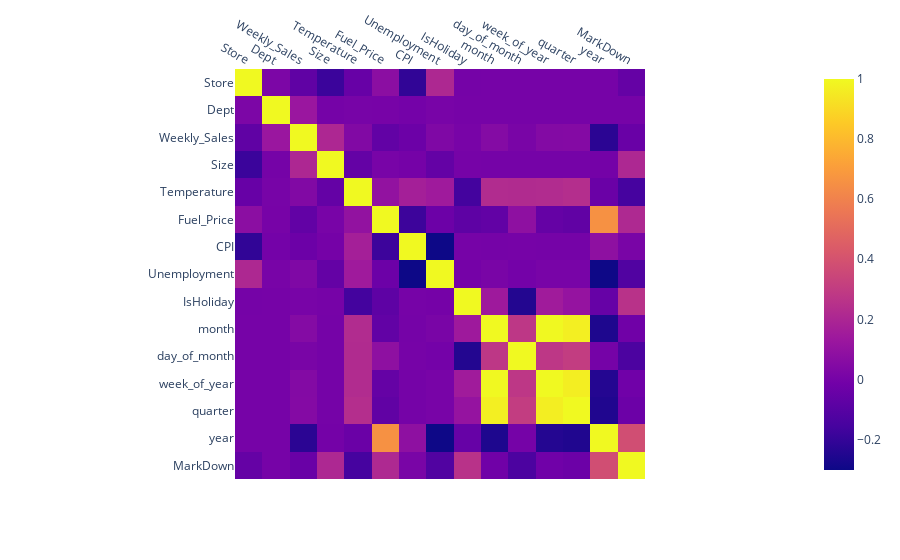

The code cell stored with this chart in its notebook:
### Code cell
corr_df = data[numeric_columns].corr(method="pearson")

fig = px.imshow(
    corr_df.values,
    x=numeric_columns,
    y=numeric_columns,
)
fig.update_xaxes(side="top")
fig.show()

### Figure 1 — Plotly figure (JSON) as saved in the notebook; plotly's stock layout.template omitted (floating-point values rounded to 4 significant figures; data arrays with more than 128 entries replaced by an {"elided": "..."} marker saying what was removed)
{"data": [{"coloraxis": "coloraxis", "hovertemplate": "x: %{x}<br>y: %{y}<br>color: %{z}<extra></extra>", "name": "0", "type": "heatmap", "x": ["Store", "Dept", "Weekly_Sales", "Size", "Temperature", "Fuel_Price", "CPI", "Unemployment", "IsHoliday", "month", "day_of_month", "week_of_year", "quarter", "year", "MarkDown"], "xaxis": "x", "y": ["Store", "Dept", "Weekly_Sales", "Size", "Temperature", "Fuel_Price", "CPI", "Unemployment", "IsHoliday", "month", "day_of_month", "week_of_year", "quarter", "year", "MarkDown"], "yaxis": "y", "z": {"elided": "15x15 float values"}}], "layout": {"coloraxis": {"colorscale": [[0, "#0d0887"], [0.1111, "#46039f"], [0.2222, "#7201a8"], [0.3333, "#9c179e"], [0.4444, "#bd3786"], [0.5556, "#d8576b"], [0.6667, "#ed7953"], [0.7778, "#fb9f3a"], [0.8889, "#fdca26"], [1, "#f0f921"]]}, "margin": {"t": 60}, "xaxis": {"anchor": "y", "constrain": "domain", "domain": [0, 1], "scaleanchor": "y", "side": "top"}, "yaxis": {"anchor": "x", "autorange": "reversed", "constrain": "domain", "domain": [0, 1]}}}
